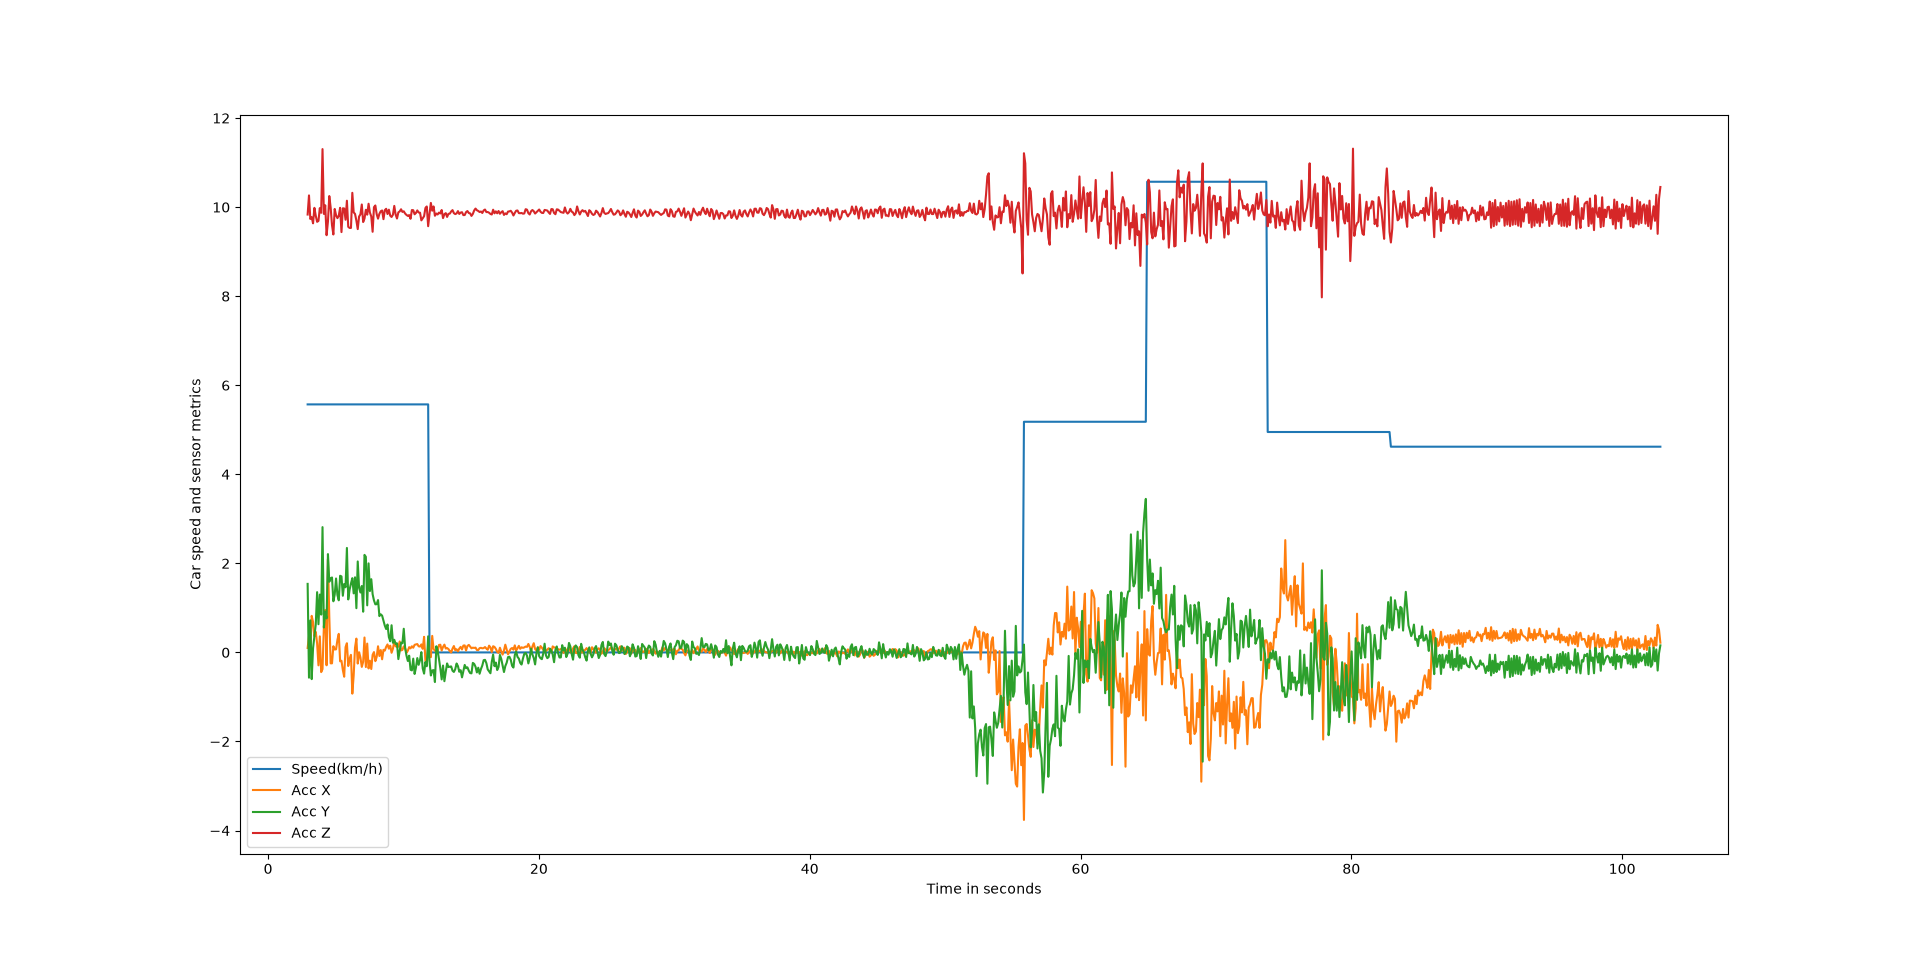

Write the Python code that produced this figure.
# type: ignore
import matplotlib.pyplot as plt
import pandas as pd
from pathlib import Path
import mplcursors as mc

main_dir = Path(__file__).parent

csv_path = main_dir / "Synchronised V abd S datasets" / "Categorised IOVNB Dataset" / "S (Driver A)" / "S1" / "S-S1.csv"

df = pd.read_csv(csv_path, encoding='latin1')

xtime = df.iloc[:, 7].values
xtime = xtime / 1000
ykmh  = df.iloc[:, 3].values
yaccx = df.iloc[:, 9].values
yaccy = df.iloc[:, 10].values
yaccz = df.iloc[:, 11].values

plt.xlabel("Time in seconds")
plt.ylabel("Car speed and sensor metrics")

plt.plot(xtime[:1000], ykmh[:1000], label = "Speed(km/h)")
plt.plot(xtime[:1000], yaccx[:1000], label = "Acc X")
plt.plot(xtime[:1000], yaccy[:1000], label = "Acc Y")
plt.plot(xtime[:1000], yaccz[:1000], label = "Acc Z")

# plt.plot(xtime, ykmh, label = "Speed(km/h)")
# plt.plot(xtime, yaccx, label = "Acc X")
# plt.plot(xtime, yaccy, label = "Acc Y")
# plt.plot(xtime, yaccz, label = "Acc Z")


plt.legend()

mc.cursor(hover=True)

plt.show()
